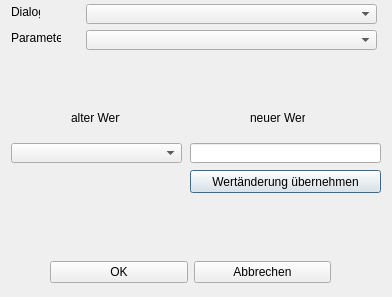
<?xml version="1.0" encoding="UTF-8"?>
<ui version="4.0">
 <class>Dialog_schnellaenderung</class>
 <widget class="QDialog" name="Dialog_schnellaenderung">
  <property name="geometry">
   <rect>
    <x>0</x>
    <y>0</y>
    <width>392</width>
    <height>297</height>
   </rect>
  </property>
  <property name="windowTitle">
   <string>Schnelländerung</string>
  </property>
  <property name="modal">
   <bool>true</bool>
  </property>
  <widget class="QLabel" name="label">
   <property name="geometry">
    <rect>
     <x>11</x>
     <y>4</y>
     <width>29</width>
     <height>16</height>
    </rect>
   </property>
   <property name="text">
    <string>Dialog</string>
   </property>
   <property name="alignment">
    <set>Qt::AlignLeading|Qt::AlignLeft|Qt::AlignVCenter</set>
   </property>
  </widget>
  <widget class="QLabel" name="label_2">
   <property name="geometry">
    <rect>
     <x>11</x>
     <y>30</y>
     <width>50</width>
     <height>16</height>
    </rect>
   </property>
   <property name="text">
    <string>Parameter</string>
   </property>
   <property name="alignment">
    <set>Qt::AlignLeading|Qt::AlignLeft|Qt::AlignVCenter</set>
   </property>
  </widget>
  <widget class="QComboBox" name="comboBox_dlg">
   <property name="geometry">
    <rect>
     <x>86</x>
     <y>4</y>
     <width>291</width>
     <height>20</height>
    </rect>
   </property>
  </widget>
  <widget class="QPushButton" name="pushButton_werte_aendern">
   <property name="geometry">
    <rect>
     <x>190</x>
     <y>170</y>
     <width>191</width>
     <height>23</height>
    </rect>
   </property>
   <property name="text">
    <string>Wertänderung übernehmen</string>
   </property>
  </widget>
  <widget class="QWidget" name="">
   <property name="geometry">
    <rect>
     <x>50</x>
     <y>260</y>
     <width>281</width>
     <height>25</height>
    </rect>
   </property>
   <layout class="QHBoxLayout" name="horizontalLayout_2">
    <item>
     <widget class="QPushButton" name="pushButton_ok">
      <property name="text">
       <string>OK</string>
      </property>
     </widget>
    </item>
    <item>
     <widget class="QPushButton" name="pushButton_abbrechen">
      <property name="text">
       <string>Abbrechen</string>
      </property>
     </widget>
    </item>
   </layout>
  </widget>
  <widget class="QLabel" name="label_4">
   <property name="geometry">
    <rect>
     <x>250</x>
     <y>110</y>
     <width>55</width>
     <height>16</height>
    </rect>
   </property>
   <property name="text">
    <string>neuer Wert</string>
   </property>
  </widget>
  <widget class="QComboBox" name="comboBox_alt">
   <property name="geometry">
    <rect>
     <x>11</x>
     <y>143</y>
     <width>171</width>
     <height>20</height>
    </rect>
   </property>
  </widget>
  <widget class="QLineEdit" name="lineEdit_neu">
   <property name="geometry">
    <rect>
     <x>190</x>
     <y>143</y>
     <width>191</width>
     <height>20</height>
    </rect>
   </property>
  </widget>
  <widget class="QComboBox" name="comboBox_param">
   <property name="geometry">
    <rect>
     <x>86</x>
     <y>30</y>
     <width>291</width>
     <height>20</height>
    </rect>
   </property>
  </widget>
  <widget class="QLabel" name="label_3">
   <property name="geometry">
    <rect>
     <x>71</x>
     <y>110</y>
     <width>49</width>
     <height>16</height>
    </rect>
   </property>
   <property name="text">
    <string>alter Wert</string>
   </property>
  </widget>
 </widget>
 <resources/>
 <connections/>
</ui>
